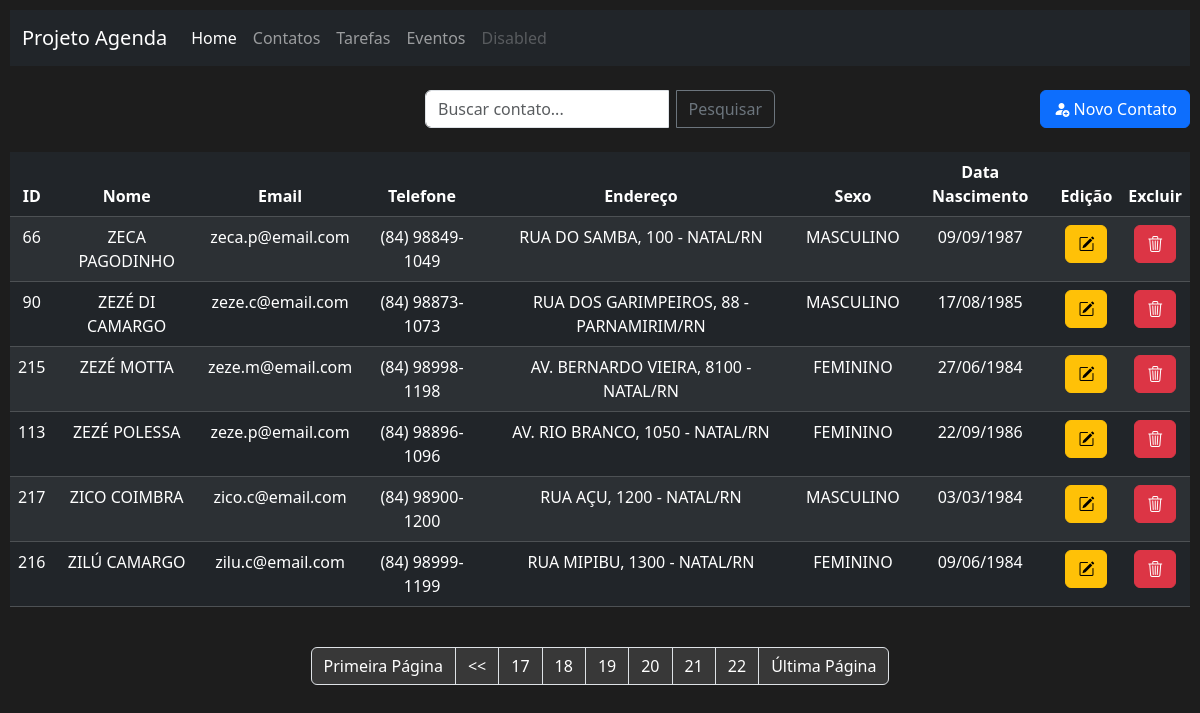
The app's page /index.php?menuop=contatos&pagina=22, older data.
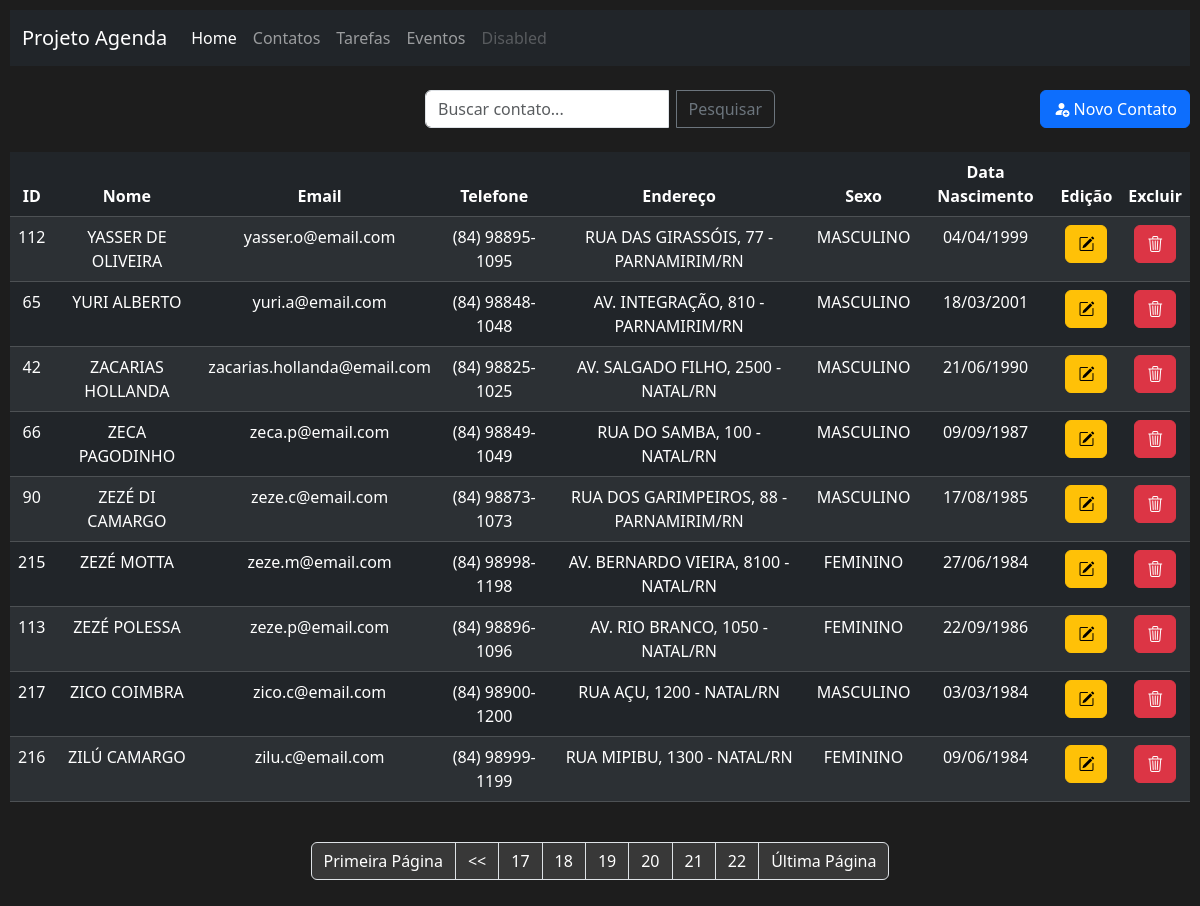
The same page, newer data.
### tables this page shows
CREATE TABLE `tbcontatos` (
  `idContato` int(11) NOT NULL,
  `nomeContato` varchar(200) NOT NULL,
  `emailContato` varchar(100) NOT NULL,
  `telefoneContato` varchar(50) NOT NULL,
  `enderecoContato` varchar(200) NOT NULL,
  `sexoContato` char(1) NOT NULL,
  `dataNascContato` date NOT NULL,
  `flagFavoritoContato` tinyint(1) NOT NULL,
  `nomeFotoContato` varchar(255) NOT NULL
);

### paginas/contatos/ver-contatos.php (the view, shortened to what this page needs)
<?php
    $txt_pesquisa = (isset($_POST["txt_pesquisa"]))?$_POST["txt_pesquisa"]:"";
?>
<div class="d-flex align-items-center justify-content-center position-relative my-4">
    <form class="input-group" style="max-width: 350px;" action="index.php?menuop=contatos" method="post">
        <input class="form-control me-2" type="text" name="txt_pesquisa" placeholder="Buscar contato..." value="<?=$txt_pesquisa?>">
        <input class="btn btn-outline-secondary" type="submit" value="Pesquisar">
    </form>
    <div class="position-absolute end-0">
        <a class="btn btn-primary" href="index.php?menuop=cadastro-contato">
            <i class="bi bi-person-fill-add"></i> Novo Contato
        </a>
    </div>
</div>
<table  class="table table-dark table-striped">
    <thead>
        <tr>
            <th> ID </th>
            <th> Nome </th>
            <th> Email </th>
            <th> Telefone </th>
            <th> Endereço </th>
            <th> Sexo </th>
            <th> Data Nascimento </th>
            <th> Edição </th>
            <th> Excluir </th>
        </tr>
    </thead>
    <tbody>
    <?php
    $quantidade = 10;
    $pagina = (isset($_GET['pagina']))?(int)$_GET['pagina']:1;
    $inicio = ($quantidade * $pagina) - $quantidade;
    $sql = "SELECT
            idContato,
            upper(nomeContato) AS nomeContato,
            lower(emailContato) AS emailContato,
            telefoneContato,
            upper(enderecoContato) AS enderecoContato,
            CASE
                WHEN sexoContato = 'F' THEN 'FEMININO'
                WHEN sexoContato = 'M' THEN 'MASCULINO'
            ELSE
                'NÃO ESPECIFICADO'
            END AS sexoContato,
            DATE_FORMAT(dataNascContato, '%d/%m/%Y') AS dataNascContato
            FROM tbcontatos WHERE idContato='{$txt_pesquisa}' or nomeContato
            LIKE '%{$txt_pesquisa}%'
            ORDER BY nomeContato ASC
            LIMIT $inicio, $quantidade
            ";
    $rs = mysqli_query($conexao, $sql) or die("Erro ao executar consulta!" . mysqli_error($conexao));
    while($dados = mysqli_fetch_assoc($rs)){
    ?>
        <tr>
            <td> <?=$dados["idContato"] ?>        </td>
            <td> <?=$dados["nomeContato"] ?>      </td>
            <td> <?=$dados["emailContato"] ?>     </td>
            <td> <?=$dados["telefoneContato"] ?>  </td>
            <td> <?=$dados["enderecoContato"] ?>  </td>
            <td> <?=$dados["sexoContato"] ?>      </td>
            <td> <?=$dados["dataNascContato"] ?>  </td>
            <td> <a class="btn btn-warning" href="index.php?menuop=editar-contato&idContato=<?=$dados["idContato"] ?>"> <i class="bi bi-pencil-square"></i> </a> </td>
            <td> <a class="btn btn-danger" href="index.php?menuop=excluir-contato&idContato=<?=$dados["idContato"] ?>"> <i class="bi bi-trash3"> </i> </a> </td>
        </tr>
    <?php
    }
    ?>
    </tbody>
</table>
<br>
<div data-bs-theme="dark">
    <ul class="pagination justify-content-center">
    <?php
    $sqlTotal = "SELECT idContato FROM tbcontatos";
    $qrTotal = mysqli_query($conexao, $sqlTotal) or die(mysqli_error($conexao));
    $numTotal = mysqli_num_rows($qrTotal);
    $totalPagina = ceil($numTotal / $quantidade);
    echo "<li class=\"page-item\"><a class=\"page-link\" href=\"?menuop=contatos&pagina=1\">Primeira Página</a></li>";
    if ($pagina > 6) {
        ?>
        <li class="page-item"><a class="page-link" href="?menuop=contatos&pagina=<?php echo $pagina - 1; ?>"> << </a></li>
        <?php
    }
    for ($i = 1; $i <= $totalPagina; $i++) {
        if ($i >= ($pagina - 5) && $i <= ($pagina + 5)) {
            if ($i == $pagina) {
                echo "<li class=\"page-item active\"><span class=\"page-link\">$i</span></li>";
            } else {
                echo "<li class=\"page-item\"><a class=\"page-link\" href=\"?menuop=contatos&pagina=$i\">$i</a></li>";
            }
        }
    }
        ?>
        <?php
    echo "<li class=\"page-item\"><a class=\"page-link\" href=\"?menuop=contatos&pagina=$totalPagina\">Última Página</a></li>";
    ?>
    </ul>
</div>

Row changes from the older to the newer data that the page shows:
now on this page (row edited): tbcontatos: idContato "112", nomeContato "YASSER DE OLIVEIRA", emailContato "yasser.o@email.com", telefoneContato "(84) 98895-1095", enderecoContato "RUA DAS GIRASSÓIS, 77 - PARNAMIRIM/RN", sexoContato "MASCULINO", dataNascContato "04/04/1999"
now on this page (row edited): tbcontatos: idContato "65", nomeContato "YURI ALBERTO", emailContato "yuri.a@email.com", telefoneContato "(84) 98848-1048", enderecoContato "AV. INTEGRAÇÃO, 810 - PARNAMIRIM/RN", sexoContato "MASCULINO", dataNascContato "18/03/2001"
now on this page (row edited): tbcontatos: idContato "42", nomeContato "ZACARIAS HOLLANDA", emailContato "zacarias.hollanda@email.com", telefoneContato "(84) 98825-1025", enderecoContato "AV. SALGADO FILHO, 2500 - NATAL/RN", sexoContato "MASCULINO", dataNascContato "21/06/1990"
